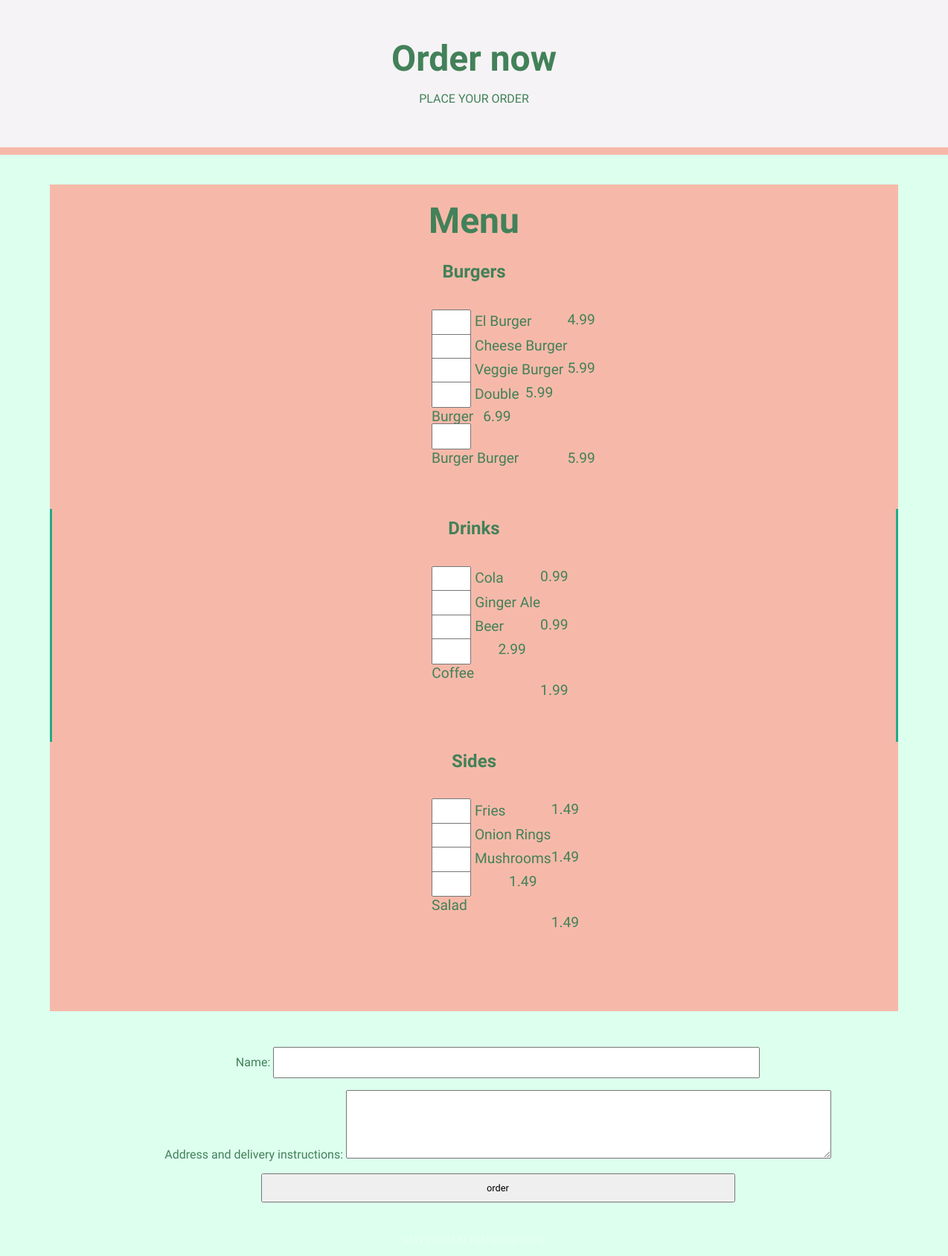
/order, run on the app's committed database.
### tables this page shows
CREATE TABLE burgers (
id INTEGER PRIMARY KEY,
burger TEXT UNIQUE,
price FLOAT NOT NULL
);

CREATE TABLE drinks










(
id INTEGER PRIMARY KEY,
drink TEXT UNIQUE,
price FLOAT NOT NULL
);

CREATE TABLE sides(
id INTEGER PRIMARY KEY,
side TEXT UNIQUE,
price FLOAT NOT NULL
);

### run.py (the view)
@app.route('/order')
def order():
    con = sqlite3.connect(MENUDB)
    menu = fetchMenu(con)
    con.close()
    return render_template('order.html',
                            disclaimer='may contain traces of nuts',
                            burgers=menu['burgers'],
                            drinks=menu['drinks'],
                            sides=menu['sides'],
                            ingredients=menu['ingredients']
                            )

### run.py (called while the page is built)
def fetchMenu(con):
    burgers = []
    free = '0'
    cur = con.execute('SELECT burger, price FROM burgers WHERE price>=?', (free,))
    for row in cur:
        burgers.append(list(row))
    drinks = []
    cur = con.execute('SELECT drink, price FROM drinks')
    for row in cur:
        drinks.append(list(row))
    sides = []
    cur = con.execute('SELECT side, price FROM sides')
    for row in cur:
        sides.append(list(row))
    ingredients = []
    cur = con.execute('SELECT ingredient, ingredient FROM ingredients')
    for row in cur:
        ingredients.append(list(row))
    return {'burgers':burgers, 'drinks':drinks, 'sides':sides, 'ingredients':ingredients}

### templates/order.html (shortened to what this page needs)
{% extends "base.html" %}
{% block head %}
  {{ super() }}
{% endblock %}
{% block content %}
  <div id="header">
    <h1>Order now</h1>
    <p>PLACE YOUR ORDER</p>
  </div>
  <form class="" action="/confirm" method="post">
    <div id="menu">
      <h1>Menu</h1>
      <div>
        <h2>Burgers</h2>
        <ol class="menu-items">
          {% for burger in burgers %}
            <li>
              <input type="number" min="0" name="{{ burger[0] }}" autocomplete="off">
              {{ burger[0] }}<span class="price">{{ burger[1] }}</span>
            </li>
          {% endfor %}
        </ol>
      </div>
      <div>
        <h2>Drinks</h2>
        <ul class="menu-items">
          {% for drink in drinks %}
            <li>
              <input type="number" min="0" name="{{ drink[0] }}" autocomplete="off">
              {{ drink[0] }}<span class="price">{{ drink[1] }}</span>
            </li>
          {% endfor %}
        </ul>
      </div>
      <div>
        <h2>Sides</h2>
        <ul class="menu-items">
          {% for side in sides %}
            <li>
              <input type="number" min="0" name="{{ side[0] }}" autocomplete="off">
              {{ side[0] }}<span class="price">{{ side[1] }}</span>
            </li>
          {% endfor %}
        </ul>
      </div>
    </div>
    <div id="order-details">
      <p>
        <label for="name">Name:</label>
        <input type="text" id="name" name="name" required />
      </p>
      <p>
        <label for="address">Address and delivery instructions:</label>
        <textarea id="address" name="address" rows="6" required></textarea>
      </p>
      <input type="submit"value="order"class="btn-yellow" />
    </div>
  </form>
{% endblock %}

### templates/base.html (shortened to what this page needs)
<!DOCTYPE html>
<html>
  <head>
    {% block head %}
    <link rel="stylesheet" href="{{ url_for('static', filename='screen.css') }}"/>
    {% endblock %}
  </head>
  <body>
    {% block content %} blah blah {% endblock %}
    {% block footer %}
    <div id="footer">
    </div>
    {% endblock %}
  </body>
</html>

### static/screen.css (style rules this page uses)
#header { background-color: #F5F3F5; background-size: 35px; border-bottom: #F6B9A9 10px solid; margin-bottom: 40px; padding-top: 50px; padding-bottom: 40px; text-align: center; }
#menu { background-color: #F6B9A9; background-size: 46px; border-bottom: #F6B9A9 10px solid; display: grid; margin: auto; max-width: 1140px; padding: 20px 0; padding-bottom: 2.5em; grid-template-columns: 1fr; grid-template-rows: auto; }
#footer { color: white; font-size: 0.8em; opacity: 0.4; padding: 1em; text-align: center; }
#menu h1 { grid-column: span 1; padding-bottom: 0.3em; text-align: center; }
#menu h2 { margin-top: 0.5em; text-align: center; }
#menu ol, #menu ul { padding-left: 45%; list-style-type: none; font-size: 1.2em; }
#menu li { width: 100%; }
#menu .price { float: right; padding-right: 1em; padding-bottom: 1em; }
.menu-items { float: left; padding-right: 1em; padding-bottom: 1em; }
#menu div { grid-column: span 1; margin: 1em; }
#menu div:nth-child(3) { border-bottom: 3px solid #2A8; border-top: 3px solid #2A8; }
@media only screen and (min-width: 720px) { #menu div { grid-column: auto; margin: 0; } }
@media only screen and (min-width: 720px) { #menu div:nth-child(3) { border: none; border-left: 3px solid #2A8; border-right: 3px solid #2A8; } }
body { background-color: #F5F3F5; color: #428159; font-family: 'Work Sans', sans-serif; margin: 0; }
h1 { color: #428159; font-family: 'Rakkas', cursive; font-size: 3em; margin: 0; }
h2 { color: #428159; font-family: 'Rakkas', cursive; }
input, textarea { font-family: 'Work Sans', sans-serif; font-size: 0.8em; height: 2em; padding: 0 0.5em; }
textarea { height: auto; width: 100%; }
#menu input, #menu textarea { margin-top: -0.15em; width: 2.2em; }
#order-details { margin: auto; width: 100%; padding: 2em 2em; text-align: center; }
#order-details input, #order-details textarea { min-height: 3em; width: 50%; }
input[type="number"] { -webkit-appearance: textfield; }

### templates/order.html (style rules this page uses)
body { background-color: #DFE; }

### data on the page
burgers: burger "El Burger", price "4.99"
burgers: burger "Cheese Burger", price "5.99"
burgers: burger "Veggie Burger", price "5.99"
burgers: burger "Double Burger", price "6.99"
burgers: burger "Burger Burger", price "5.99"
drinks: drink "Cola", price "0.99"
drinks: drink "Ginger Ale", price "0.99"
drinks: drink "Beer", price "2.99"
drinks: drink "Coffee", price "1.99"
sides: side "Fries", price "1.49"
sides: side "Onion Rings", price "1.49"
sides: side "Mushrooms", price "1.49"
sides: side "Salad", price "1.49"
